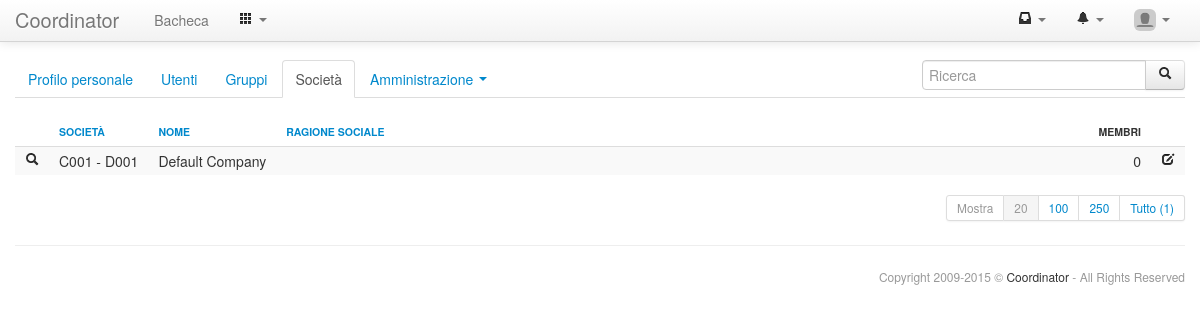
The page /accounts/companies_list.php (signed in) on the database its author committed.
### tables this page shows
CREATE TABLE IF NOT EXISTS `settings_settings` (
  `code` varchar(255) NOT NULL,
  `value` varchar(255) DEFAULT NULL,
  PRIMARY KEY (`code`)
);

CREATE TABLE IF NOT EXISTS `accounts_companies` (
  `id` int(11) unsigned NOT NULL AUTO_INCREMENT,
  `company` varchar(25) DEFAULT NULL,
  `division` varchar(25) NOT NULL,
  `name` varchar(255) NOT NULL,
  `address_address` varchar(255) DEFAULT NULL,
  `address_zip` varchar(5) DEFAULT NULL,
  `address_city` varchar(50) DEFAULT NULL,
  `address_district` varchar(10) DEFAULT NULL,
  `address_country` varchar(25) DEFAULT NULL,
  `fiscal_name` varchar(255) DEFAULT NULL,
  `fiscal_vat` varchar(25) DEFAULT NULL,
  `fiscal_code` varchar(25) DEFAULT NULL,
  `fiscal_rea` varchar(25) DEFAULT NULL,
  `fiscal_capital` int(11) unsigned NOT NULL DEFAULT '0',
  `fiscal_currency` varchar(3) NOT NULL DEFAULT 'EUR',
  `phone_office` varchar(25) DEFAULT NULL,
  `phone_mobile` varchar(25) DEFAULT NULL,
  `phone_fax` varchar(25) DEFAULT NULL,
  `mail` varchar(255) DEFAULT NULL,
  `del` tinyint(1) unsigned NOT NULL DEFAULT '0',
  PRIMARY KEY (`id`)
);

### core/html.class.php (the view, shortened to what the rows shown need)
<?php
class HTML{
public function header($title="",$nav="dashboard",$navbar=TRUE){
?>
<!DOCTYPE html>
<html lang="it">
<head>
 <link href="<?php echo $GLOBALS['dir']."core/bootstrap/css/bootstrap.min.css";?>" rel="stylesheet">
 <link href="<?php echo $GLOBALS['dir']."core/bootstrap/css/bootstrap-custom.css";?>" rel="stylesheet">
 <link href="<?php echo $GLOBALS['dir']."core/bootstrap/css/bootstrap-responsive.css";?>" rel="stylesheet">
 <link href="<?php echo $GLOBALS['dir']."core/template.css";?>" rel="stylesheet">
 <link href="<?php echo $GLOBALS['dir']."core/bootstrap-datetimepicker/css/bootstrap-datetimepicker.min.css";?>" rel="stylesheet">
 <link href="<?php echo $GLOBALS['dir']."core/bootstrap-markdown/css/bootstrap-markdown.min.css";?>" rel="stylesheet">
 <link href="<?php echo $GLOBALS['dir']."core/bootstrap-select2/select2.css";?>" rel="stylesheet">
 <link href="<?php echo $GLOBALS['dir']."core/bootstrap-slider/css/bootstrap-slider.min.css";?>" rel="stylesheet">
 <link href="<?php echo $GLOBALS['dir']."core/bootstrap-wysihtml5/css/bootstrap-wysihtml5.css";?>" rel="stylesheet">
 <link href="<?php echo $GLOBALS['dir']."core/bootstrap-tagsinput/css/bootstrap-tagsinput.css";?>" rel="stylesheet">
 <link href="<?php echo $GLOBALS['dir']."core/shadowbox/shadowbox.css";?>" rel="stylesheet">
</head>
<body <?php if(api_baseName()=="login.php"){echo "class='login-background'";}?>>
 <div class="navbar navbar-fixed-top">
  <div class="navbar-inner">
   <div class="container">
    <?php
     if(file_exists("../uploads/uploads/core/logo.png") && api_getOption('show_logo')){
      echo "<a class='brand-logo' href='".$GLOBALS['dir']."index.php'><img src='".$GLOBALS['dir']."uploads/uploads/core/logo.png'></a>\n";
     }else{
      echo "<a class='brand' href='".$GLOBALS['dir']."index.php'>".api_getOption('title')."</a>\n";
     }
    ?>
    <?php if($navbar){ ?>
    <div class="nav-collapse collapse">
     <ul class="nav">
     </ul>
     <ul class="nav pull-right">
     </ul>
    </div>
    <?php } ?>
   </div>
  </div>
 </div>
 <div class="container">
<?php
}
public function footer($wiki_link=NULL,$copyright=TRUE){
?>
 </div>
</body>
</html>
<?php
}
}
?>

### core/structure.class.php (shortened to what the rows shown need)
<?php
class str_table{
 private $current_row=0;
 protected $sortable;
 protected $get;
 protected $class;
 protected $th_array;
 protected $tr_array;
 public function __construct($unvalued=NULL,$sortable=FALSE,$get=NULL,$class=NULL){
  $this->sortable=$sortable;
  $this->get=$get;
  $this->class=$class;
  $this->current_row=0;
  $this->th_array=array();
  $this->tr_array=array();
  return TRUE;
 }
 public function addHeader($name,$class=NULL,$width=NULL,$order=NULL,$colspan=1){
  $th=new stdClass();
  $th->name=$name;
  $th->class=$class;
  $th->width=$width;
  $th->order=$order;
  $th->colspan=$colspan;
  $this->th_array[]=$th;
  return TRUE;
 }
 public function addRow($class=NULL){
  $this->current_row++;
  $this->tr_array[$this->current_row]=new stdClass();
  $this->tr_array[$this->current_row]->class=$class;
  $this->tr_array[$this->current_row]->fields=array();
  return TRUE;
 }
 function addField($content,$class=NULL,$colspan=1){
  $td=new stdClass();
  $td->content=$content;
  $td->class=$class;
  $td->colspan=$colspan;
  $this->tr_array[$this->current_row]->fields[]=$td;
  return TRUE;
 }
 function render($echo=TRUE){
  $return="\n";
  $return.="<table class='table table-striped table-hover table-condensed ".$this->class."'>\n";
  if(is_array($this->th_array)){
   $return.="<thead>\n <tr>\n";
   foreach($this->th_array as $th){
    $return.="  <th class='".$th->class."' width='".$th->width."' colspan='".$th->colspan."'>";
    if($this->sortable && $th->order<>NULL){
     if($th->order==$_GET['of']){if($_GET['om']==1){$order=0;}else{$order=1;}}else{$order=1;}
     $return.="<a href='".api_baseName()."?of=".$th->order."&om=".$order.$this->get."'>";
    }
    $return.=$th->name;
    if($this->sortable){$return.="</a>";}
    $return.="</th>\n";
   }
   $return.=" </tr>\n";
   $return.="</thead>\n";
  }
  $return.="<tbody>\n";
  if(is_array($this->tr_array)){
   foreach($this->tr_array as $tr){
    $return.=" <tr class='".$tr->class."'>\n";
    if(is_array($tr->fields)){
     foreach($tr->fields as $td){
      $return.="  <td class='".$td->class."' colspan='".$td->colspan."'>".$td->content."</td>\n";
     }
    }
    $return.=" </tr>\n";
   }
  }
  $return.="</tbody>\n";
  $return.="</table>\n\n\n";
  if($echo){echo $return;return TRUE;}else{return $return;}
 }
}
?>

### rows shown on the page
settings_settings: value "Coordinator"
accounts_companies: name "Default Company"

### other values the page prints
api_text("core-menu-dashboard") "Bacheca"
$nt->label "Profilo personale"
$nt->label "Utenti"
$nt->label "Gruppi"
$nt->label "Società"
$nt->label "Amministrazione"
$td->content "C001 - D001"
$td->content "0"
api_text("show") "Mostra"
$limit "20"
$limit "100"
$limit "250"
$limit "Tutto (1)"
